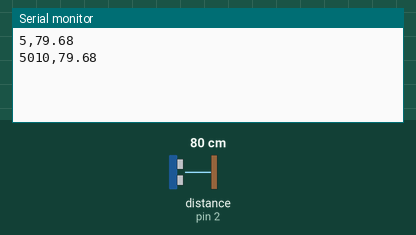
A sketch run on a simulated Arduino Uno, built with avr-gcc and run on an emulated ATmega328P. Parts: the last lines printed to the serial monitor. Wiring (inferred from the names in the program): ultrasonic range finder: trigger pin 3; echo pin 2. Inputs (shaded band) come from the test bench; at power-on: distance to the obstacle (sensor on pin 2) 80 cm. The echo pulse lasts 58.3 µs per cm.

Above: at 5.8 s.
5.9 s: distance to the obstacle (sensor on pin 2) set to 2 cm
At 11.3 s:
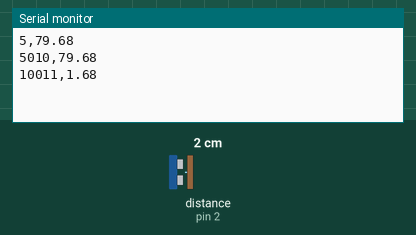
11.9 s: distance to the obstacle (sensor on pin 2) set to 4 cm
At 16.4 s:
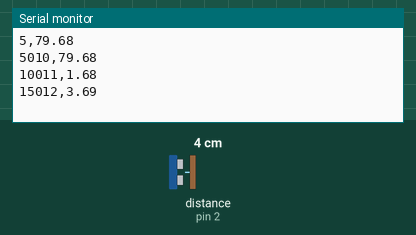
Timing chart, 0 to 17.9 s (numbered marks = the images above; inputs shaded):
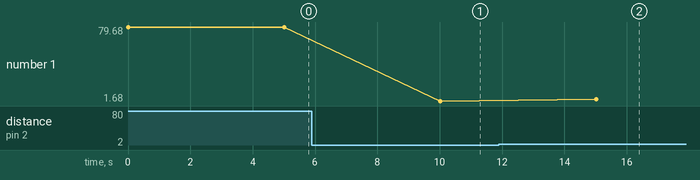

The sketch:

ultrasonic.ino
```cpp
const int trigPin = 3;
const int echoPin = 2;

float duration, distance;
unsigned long timestamp;

void setup() {
  pinMode(trigPin, OUTPUT);
  pinMode(echoPin, INPUT);
  Serial.begin(9600);

}

void loop() {
  // This sends out a short ultrasonic pulse by:
  // Set the trigPin LOW for 2 microseconds
  // Set the trigPin HIGH for 10 microseconds
  // Set the trigPin LOW again
  digitalWrite(trigPin, LOW);
  delayMicroseconds(2);
  digitalWrite(trigPin, HIGH);
  delayMicroseconds(10);
  digitalWrite(trigPin, LOW);

  // The pulseIn() function measures the time it takes for the echo pin to go from
  // LOW to HIGH and back to LOW. This time represents how long it took for the
  // ultrasonic pulse to travel to an object and back.
  duration = pulseIn(echoPin, HIGH);

  // This formula converts the duration into distance:
  // 0.0343 cm/µs is the speed of sound in air (343 m/s or 34,300 cm/s)
  // Multiply the duration by 0.0343 to get the round-trip distance in cm
  // Divide by 2 to get the one-way distance (from sensor to object)
  // This gives distance in cm
  distance = (duration*.0343)/2;

  // Get current timestamp
  timestamp = millis();

  // Print data in CSV format
  Serial.print(timestamp);
  Serial.print(",");
  Serial.println(distance);

  delay(5000);
}
```

Measured:
- after the input at 5.9 s, the serial monitor: prints a new line after 4.1 s (image 1)
- after the input at 11.9 s, the serial monitor: prints a new line after 3.1 s (image 2)
- plotted number 1: 79.68 → 1.68 after the input at 5.9 s, 1.68 → 3.69 after the input at 11.9 s
